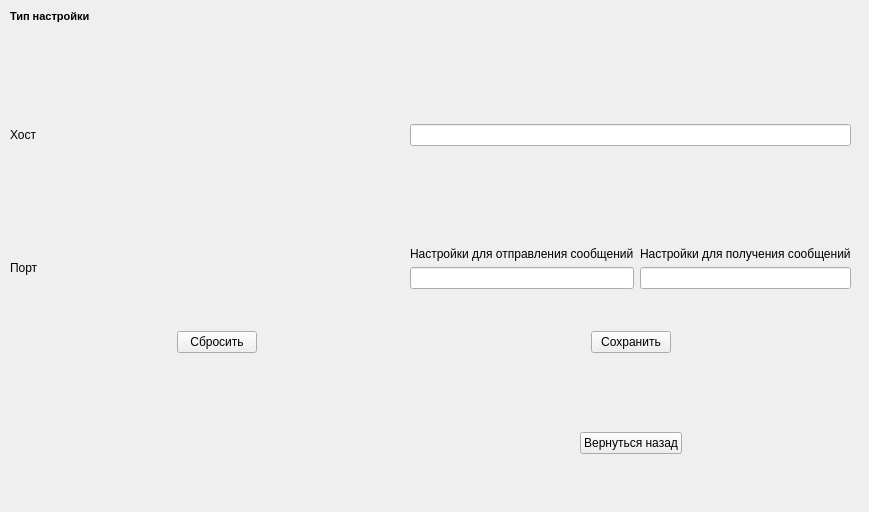
<?xml version="1.0" encoding="UTF-8"?>
<ui version="4.0">
 <class>Config_widget</class>
 <widget class="QWidget" name="Config_widget">
  <property name="geometry">
   <rect>
    <x>0</x>
    <y>0</y>
    <width>869</width>
    <height>512</height>
   </rect>
  </property>
  <property name="windowTitle">
   <string>Form</string>
  </property>
  <widget class="QWidget" name="gridLayoutWidget">
   <property name="geometry">
    <rect>
     <x>10</x>
     <y>10</y>
     <width>841</width>
     <height>481</height>
    </rect>
   </property>
   <layout class="QGridLayout" name="gridLayout">
    <item row="7" column="1">
     <layout class="QHBoxLayout" name="horizontalLayout_2">
      <item>
       <spacer name="horizontalSpacer_4">
        <property name="orientation">
         <enum>Qt::Horizontal</enum>
        </property>
        <property name="sizeHint" stdset="0">
         <size>
          <width>40</width>
          <height>20</height>
         </size>
        </property>
       </spacer>
      </item>
      <item>
       <widget class="QPushButton" name="pushButton_save">
        <property name="text">
         <string>Сохранить</string>
        </property>
       </widget>
      </item>
      <item>
       <spacer name="horizontalSpacer_3">
        <property name="orientation">
         <enum>Qt::Horizontal</enum>
        </property>
        <property name="sizeHint" stdset="0">
         <size>
          <width>40</width>
          <height>20</height>
         </size>
        </property>
       </spacer>
      </item>
     </layout>
    </item>
    <item row="7" column="0">
     <layout class="QHBoxLayout" name="horizontalLayout">
      <item>
       <spacer name="horizontalSpacer">
        <property name="orientation">
         <enum>Qt::Horizontal</enum>
        </property>
        <property name="sizeHint" stdset="0">
         <size>
          <width>40</width>
          <height>20</height>
         </size>
        </property>
       </spacer>
      </item>
      <item>
       <spacer name="verticalSpacer_4">
        <property name="orientation">
         <enum>Qt::Vertical</enum>
        </property>
        <property name="sizeHint" stdset="0">
         <size>
          <width>20</width>
          <height>40</height>
         </size>
        </property>
       </spacer>
      </item>
      <item>
       <widget class="QPushButton" name="pushButton_back_to_default">
        <property name="text">
         <string>Сбросить</string>
        </property>
       </widget>
      </item>
      <item>
       <spacer name="horizontalSpacer_2">
        <property name="orientation">
         <enum>Qt::Horizontal</enum>
        </property>
        <property name="sizeHint" stdset="0">
         <size>
          <width>40</width>
          <height>20</height>
         </size>
        </property>
       </spacer>
      </item>
     </layout>
    </item>
    <item row="3" column="1">
     <widget class="QLineEdit" name="lineEdit_host"/>
    </item>
    <item row="2" column="1">
     <spacer name="verticalSpacer_2">
      <property name="orientation">
       <enum>Qt::Vertical</enum>
      </property>
      <property name="sizeHint" stdset="0">
       <size>
        <width>20</width>
        <height>40</height>
       </size>
      </property>
     </spacer>
    </item>
    <item row="0" column="0">
     <widget class="QLabel" name="label_3">
      <property name="font">
       <font>
        <pointsize>8</pointsize>
        <weight>75</weight>
        <bold>true</bold>
       </font>
      </property>
      <property name="text">
       <string>Тип настройки</string>
      </property>
     </widget>
    </item>
    <item row="8" column="1">
     <layout class="QHBoxLayout" name="horizontalLayout_3">
      <item>
       <spacer name="horizontalSpacer_6">
        <property name="orientation">
         <enum>Qt::Horizontal</enum>
        </property>
        <property name="sizeHint" stdset="0">
         <size>
          <width>40</width>
          <height>20</height>
         </size>
        </property>
       </spacer>
      </item>
      <item>
       <widget class="QPushButton" name="pushButton_back_to_menu">
        <property name="text">
         <string>Вернуться назад</string>
        </property>
       </widget>
      </item>
      <item>
       <spacer name="horizontalSpacer_5">
        <property name="orientation">
         <enum>Qt::Horizontal</enum>
        </property>
        <property name="sizeHint" stdset="0">
         <size>
          <width>40</width>
          <height>20</height>
         </size>
        </property>
       </spacer>
      </item>
     </layout>
    </item>
    <item row="3" column="0">
     <widget class="QLabel" name="label_4">
      <property name="text">
       <string>Хост</string>
      </property>
     </widget>
    </item>
    <item row="8" column="0">
     <spacer name="verticalSpacer">
      <property name="orientation">
       <enum>Qt::Vertical</enum>
      </property>
      <property name="sizeHint" stdset="0">
       <size>
        <width>20</width>
        <height>40</height>
       </size>
      </property>
     </spacer>
    </item>
    <item row="6" column="1">
     <layout class="QHBoxLayout" name="horizontalLayout_4">
      <item>
       <layout class="QVBoxLayout" name="verticalLayout">
        <item>
         <widget class="QLabel" name="label">
          <property name="text">
           <string>Настройки для отправления сообщений</string>
          </property>
         </widget>
        </item>
        <item>
         <widget class="QLineEdit" name="lineEdit_port_sender"/>
        </item>
       </layout>
      </item>
      <item>
       <layout class="QVBoxLayout" name="verticalLayout_2">
        <item>
         <widget class="QLabel" name="label_2">
          <property name="text">
           <string>Настройки для получения сообщений</string>
          </property>
         </widget>
        </item>
        <item>
         <widget class="QLineEdit" name="lineEdit_port_receiver"/>
        </item>
       </layout>
      </item>
     </layout>
    </item>
    <item row="5" column="1">
     <spacer name="verticalSpacer_3">
      <property name="orientation">
       <enum>Qt::Vertical</enum>
      </property>
      <property name="sizeHint" stdset="0">
       <size>
        <width>20</width>
        <height>40</height>
       </size>
      </property>
     </spacer>
    </item>
    <item row="6" column="0">
     <widget class="QLabel" name="label_5">
      <property name="text">
       <string>Порт</string>
      </property>
     </widget>
    </item>
   </layout>
  </widget>
 </widget>
 <resources/>
 <connections/>
</ui>
